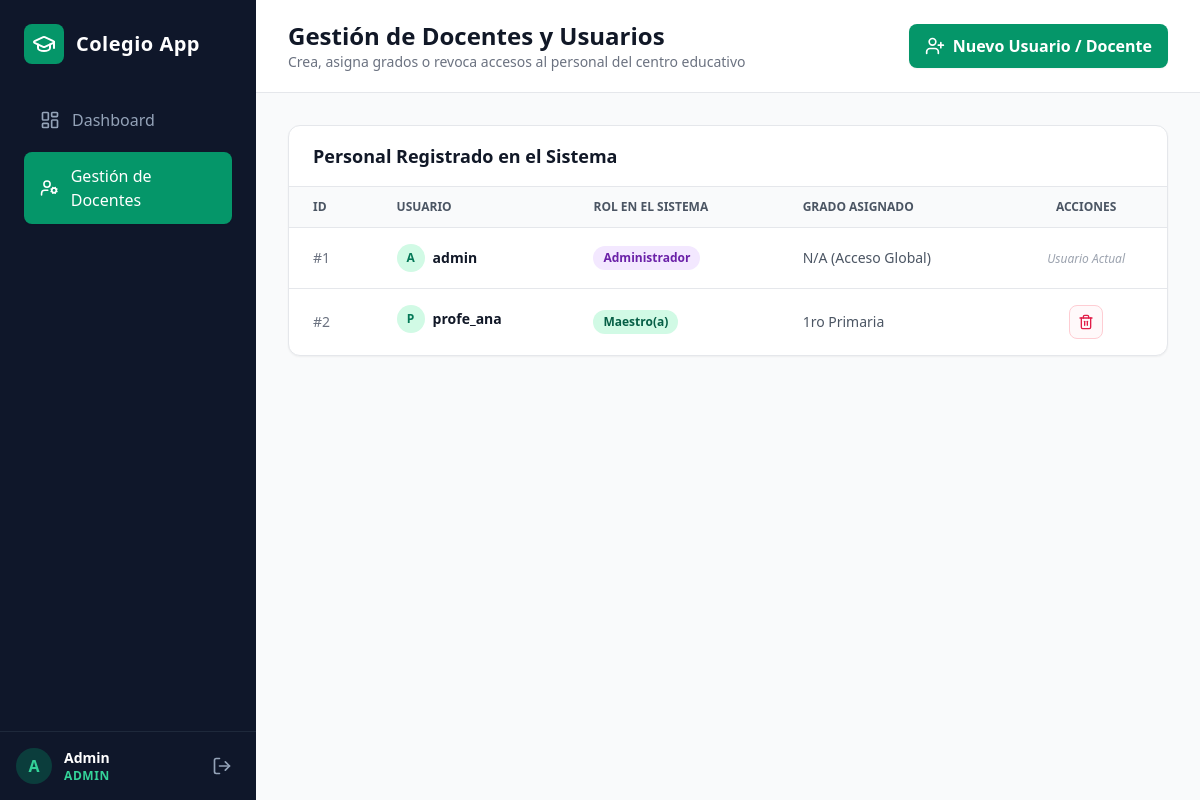
The app's page /usuarios (signed in) with its own data.
### app.py (models this page shows)
class Usuario(db.Model):
    id = db.Column(db.Integer, primary_key=True)
    username = db.Column(db.String(80), unique=True, nullable=False)
    password = db.Column(db.String(255), nullable=False)
    rol = db.Column(db.String(20), nullable=False)  # admin o maestro
    grado_asignado = db.Column(db.String(50), nullable=True)

### app.py (the view)
@app.route('/usuarios', methods=['GET', 'POST'])
def gestionar_usuarios():
    if not usuario_actual_es_admin():
        return redirect(url_for('dashboard'))
    if request.method == 'POST':
        return agregar_usuario()
    usuarios = Usuario.query.order_by(Usuario.username).all()
    docentes = Usuario.query.filter_by(rol='maestro').order_by(Usuario.username).all()
    return render_template('usuarios.html', usuarios=usuarios, docentes=docentes)

### app.py (called while the page is built)
def usuario_actual_es_admin():
    return session.get('user_id') is not None and session.get('rol') == 'admin'

### templates/usuarios.html (shortened to what this page needs)
<!DOCTYPE html>
<html lang="es">
<head>
    <script src="https://cdn.tailwindcss.com"></script>
</head>
<body class="bg-gray-50 font-sans text-gray-800 antialiased flex h-screen overflow-hidden">
    <aside class="w-64 bg-slate-900 text-white flex flex-col justify-between hidden md:flex">
        <div class="p-6">
            <div class="flex items-center gap-3 mb-8">
                <div class="p-2 bg-emerald-600 rounded-lg">
                    <i data-lucide="graduation-cap" class="w-6 h-6 text-white"></i>
                </div>
                <h1 class="text-xl font-bold tracking-wide">Colegio App</h1>
            </div>
            <nav class="space-y-2">
                <a href="/dashboard" class="flex items-center gap-3 px-4 py-3 text-slate-400 hover:bg-slate-800 hover:text-white rounded-lg font-medium transition">
                    <i data-lucide="layout-dashboard" class="w-5 h-5"></i>
                    <span>Dashboard</span>
                </a>
                <a href="/usuarios" class="flex items-center gap-3 px-4 py-3 bg-emerald-600 rounded-lg text-white font-medium shadow-sm transition">
                    <i data-lucide="user-cog" class="w-5 h-5"></i>
                    <span>Gestión de Docentes</span>
                </a>
            </nav>
        </div>
        <div class="p-4 border-t border-slate-800 flex items-center justify-between">
            <div class="flex items-center gap-3">
                <div class="w-9 h-9 rounded-full bg-emerald-600/30 flex items-center justify-center font-bold text-emerald-400 uppercase">
                    {{ session.get('username')[0] }}
                </div>
                <div>
                    <p class="text-sm font-semibold capitalize">{{ session.get('username') }}</p>
                    <p class="text-xs text-emerald-400 uppercase font-bold tracking-wider">{{ session.get('rol') }}</p>
                </div>
            </div>
            <a href="/logout" title="Cerrar Sesión" class="p-2 text-slate-400 hover:text-rose-400 transition">
                <i data-lucide="log-out" class="w-5 h-5"></i>
            </a>
        </div>
    </aside>
    <main class="flex-1 flex flex-col overflow-y-auto">
        <header class="bg-white border-b border-gray-200 px-8 py-5 flex justify-between items-center">
            <div>
                <h2 class="text-2xl font-bold text-gray-900">Gestión de Docentes y Usuarios</h2>
                <p class="text-sm text-gray-500">Crea, asigna grados o revoca accesos al personal del centro educativo</p>
            </div>
            <button onclick="document.getElementById('modalUsuario').classList.remove('hidden')" class="flex items-center gap-2 bg-emerald-600 hover:bg-emerald-700 text-white font-semibold px-4 py-2.5 rounded-lg shadow-sm transition">
                <i data-lucide="user-plus" class="w-5 h-5"></i>
                <span>Nuevo Usuario / Docente</span>
            </button>
        </header>
        <div class="p-8 space-y-8">
            <div class="bg-white rounded-xl border border-gray-200 shadow-sm overflow-hidden">
                <div class="px-6 py-4 border-b border-gray-200">
                    <h3 class="text-lg font-bold text-gray-900">Personal Registrado en el Sistema</h3>
                </div>
                <div class="overflow-x-auto">
                    <table class="w-full text-left border-collapse">
                        <thead>
                            <tr class="bg-gray-50 text-gray-600 text-xs uppercase font-semibold border-b border-gray-200">
                                <th class="py-3 px-6">ID</th>
                                <th class="py-3 px-6">Usuario</th>
                                <th class="py-3 px-6">Rol en el Sistema</th>
                                <th class="py-3 px-6">Grado Asignado</th>
                                <th class="py-3 px-6 text-center">Acciones</th>
                            </tr>
                        </thead>
                        <tbody class="divide-y divide-gray-200 text-sm">
                            {% for u in usuarios %}
                            <tr class="hover:bg-gray-50 transition">
                                <td class="py-4 px-6 font-medium text-gray-500">#{{ u.id }}</td>
                                <td class="py-4 px-6 font-bold text-gray-900 flex items-center gap-2">
                                    <div class="w-7 h-7 rounded-full bg-emerald-100 text-emerald-700 flex items-center justify-center text-xs font-bold uppercase">
                                        {{ u.username[0] }}
                                    </div>
                                    {{ u.username }}
                                </td>
                                <td class="py-4 px-6">
                                    {% if u.rol == 'admin' %}
                                    <span class="inline-flex items-center px-2.5 py-1 rounded-full text-xs font-semibold bg-purple-100 text-purple-800">
                                        Administrador
                                    </span>
                                    {% else %}
                                    <span class="inline-flex items-center px-2.5 py-1 rounded-full text-xs font-semibold bg-emerald-100 text-emerald-800">
                                        Maestro(a)
                                    </span>
                                    {% endif %}
                                </td>
                                <td class="py-4 px-6 text-gray-600 font-medium">
                                    {{ u.grado_asignado if u.grado_asignado else 'N/A (Acceso Global)' }}
                                </td>
                                <td class="py-4 px-6 text-center">
                                    {% if u.id != session.get('user_id') %}
                                    <form action="/eliminar_usuario/{{ u.id }}" method="POST" onsubmit="return confirm('¿Estás seguro de revocar el acceso a este usuario? Ya no podrá ingresar al sistema.');" class="inline">
                                        <button type="submit" title="Revocar Acceso" class="p-2 hover:bg-rose-50 text-rose-600 rounded-lg transition border border-rose-200 bg-rose-50/40">
                                            <i data-lucide="trash-2" class="w-4 h-4"></i>
                                        </button>
                                    </form>
                                    {% else %}
                                    <span class="text-xs text-gray-400 italic">Usuario Actual</span>
                                    {% endif %}
                                </td>
                            </tr>
                            {% else %}
                            <tr>
                                <td colspan="5" class="text-center py-8 text-gray-400">
                                    No hay usuarios registrados.
                                </td>
                            </tr>
                            {% endfor %}
                        </tbody>
                    </table>
                </div>
            </div>
        </div>
    </main>
</body>
</html>

### records on screen
Usuario: id "1", username "A", username "admin", rol "Administrador", grado_asignado "N/A (Acceso Global)", shows "Usuario Actual"
Usuario: id "2", username "P", username "profe_ana", rol "Maestro(a)", grado_asignado "1ro Primaria"

### other values on screen
{{ session.get('username')[0] }} "A"
{{ session.get('username') }} "Admin"
{{ session.get('rol') }} "ADMIN"
